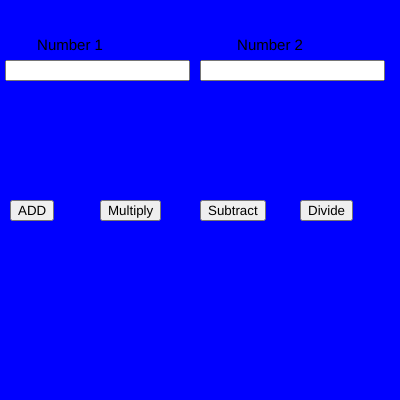
Frame 1 (no input)
Frame 60 (no input): identical to frame 1, image omitted
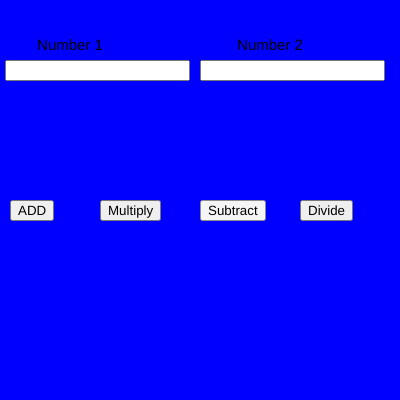
Frame 120 (the mouse pressed at the canvas centre since frame 60)

The p5.js sketch that drew these frames (run headless with seeded random() and noise() and a simulated clock; from frame 60 on, the mouse is pressed at the canvas centre):

// p5.js sketch
// ── sketch.js
var n1,n2;
var b1,b2,b3,b4;

function setup() {
  
  createCanvas(400, 400);
  
  num1 = createInput();
  num1.position(5, 60);
  
  num2 = createInput();
  num2.position(200, 60);
  
  b1 = createButton("ADD");
  b1.position(10, 200);
  b1.mousePressed(add);
  
  b2 = createButton("Multiply");
  b2.position(100, 200);
  b2.mousePressed(mul);

  b3 = createButton("Subtract");
  b3.position(200, 200);
  b3.mousePressed(sub);

  b4 = createButton("Divide");
  b4.position(300, 200);
  b4.mousePressed(div);
  
  
  textAlign(CENTER);
  textSize(15);
}

function draw() {
  background("blue")
  text("Number 1",70,50)
  text("Number 2",270,50)
  
  n1 = parseInt(num1.value());
  n2 = parseInt(num2.value());

}

function add(){
  console.log(n1+n2);
}

function mul(){
  console.log(n1*n2);
}

function sub(){
  console.log(n1-n2);
}

function div(){
  console.log(n1/n2)
}
